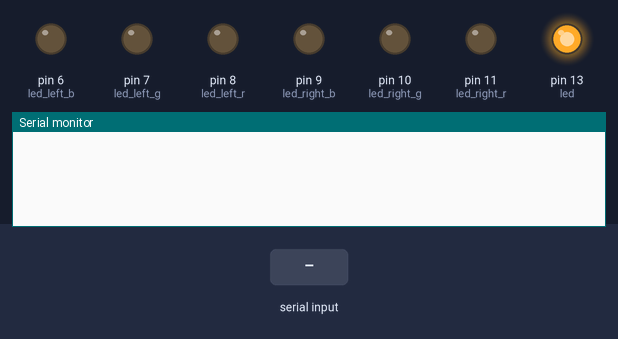
The sketch below on a simulated Arduino Uno, built with avr-gcc and run on an emulated ATmega328P. Parts: output pins drawn as LEDs (lit = HIGH), the last lines printed to the serial monitor. The inputs (shaded band) are chosen by the test bench.

Above: at 1.2 s.
1.3 s: "XFDSS\n" received over Serial
At 2.3 s:
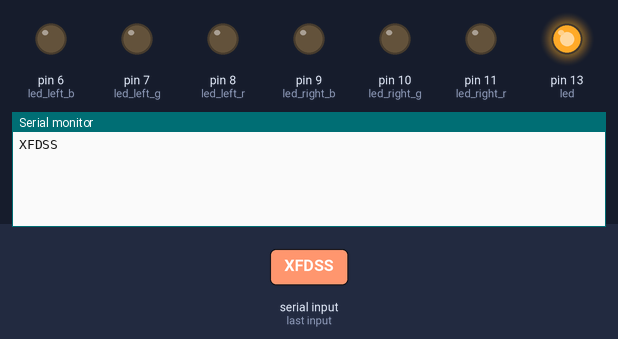
2.8 s: "1\n" received over Serial
At 3.3 s:
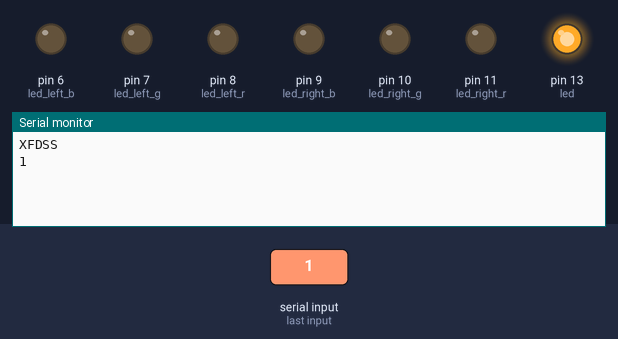

Measured:
- after the input at 1.3 s, the serial monitor: prints a new line at once (image 1)
- after the input at 2.8 s, the serial monitor: prints a new line at once (image 2)

The sketch:

danboard.ino
```cpp
/*
  XFD Danboard
 */

const int led = 13;
const int led_left_r = 8;
const int led_left_g = 7;
const int led_left_b = 6;
const int led_right_r = 11;
const int led_right_g = 10;
const int led_right_b = 9;

String serial_input_string = "";
boolean serial_input_complete = false;


void led_left_switch(int r, int g, int b) {
  digitalWrite(led_left_r, r);
  digitalWrite(led_left_g, g);
  digitalWrite(led_left_b, b);
}


void led_right_switch(int r, int g, int b) {
  digitalWrite(led_right_r, r);
  digitalWrite(led_right_g, g);
  digitalWrite(led_right_b, b);
}


void led_switch(int r, int g, int b) {
  led_left_switch(r, g, b);
  led_right_switch(r, g, b);
}


void execCommand() {
  /*
    COMMANDS:
    XFDSS0 (SET STATUS: OK)
    XFDSS1 (SET STATUS: WARNING)
    XFDSS2 (SET STATUS: CRITICAL)
    XFD223 (SET STATUS: UNKNOWN)
   */

  if (serial_input_string.startsWith("XFDSS")) {
    String param = serial_input_string.substring(5);
    if (param.compareTo("0") == 0) {
      led_switch(LOW, HIGH, LOW);
      sendCommandOk();
    } else if (param.compareTo("1") == 0) {
      led_switch(HIGH, LOW, HIGH);
      sendCommandOk();
    } else if (param.compareTo("2") == 0) {
      led_switch(HIGH, LOW, LOW);
      sendCommandOk();
    } else if (param.compareTo("3") == 0) {
      led_switch(LOW, LOW, LOW);
      sendCommandOk();
    }
  }
}


void sendCommandOk() {
  Serial.println("OK");
}


void setup() {
  // initialize the digital pin as an output.
  pinMode(led, OUTPUT);
  pinMode(led_left_r, OUTPUT);
  pinMode(led_left_g, OUTPUT);
  pinMode(led_left_b, OUTPUT);
  pinMode(led_right_r, OUTPUT);
  pinMode(led_right_g, OUTPUT);
  pinMode(led_right_b, OUTPUT);

  // initialize serial
  Serial.begin(9600);
  // reserve 200 bytes for the serial_input_string
  serial_input_string.reserve(200);

  // power led, on
  digitalWrite(led, HIGH);
  // set all leds off
  led_switch(LOW, LOW, LOW);
}


void loop() {
  if (serial_input_complete) {
    serial_input_string.trim();
    Serial.println(serial_input_string);
    // exec command
    execCommand();
    // clear the string
    serial_input_string = "";
    serial_input_complete = false;
  }
}


void serialEvent() {
  while(Serial.available()) {
    // get the new byte
    char in_char = (char)Serial.read();
    // add it to the string
    serial_input_string += in_char;
    if (in_char == '\n') {
      serial_input_complete = true;
    }
  }
}
```
